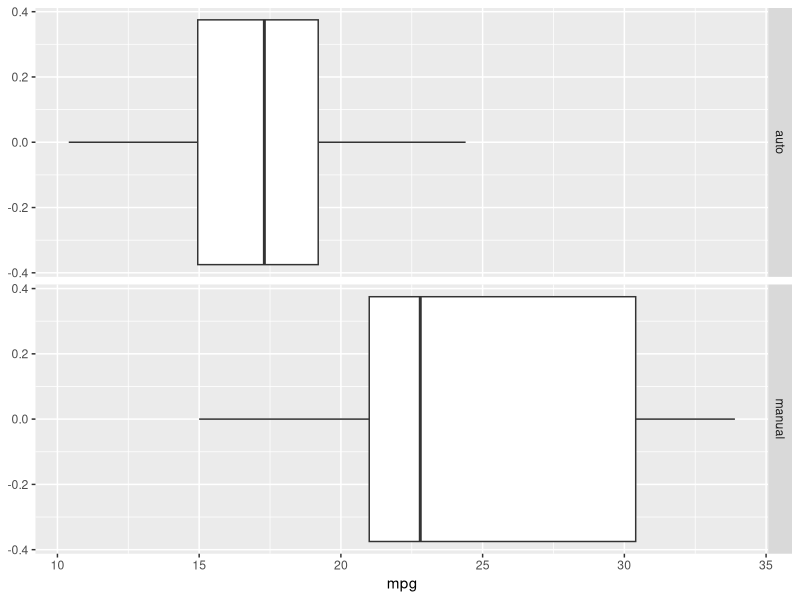
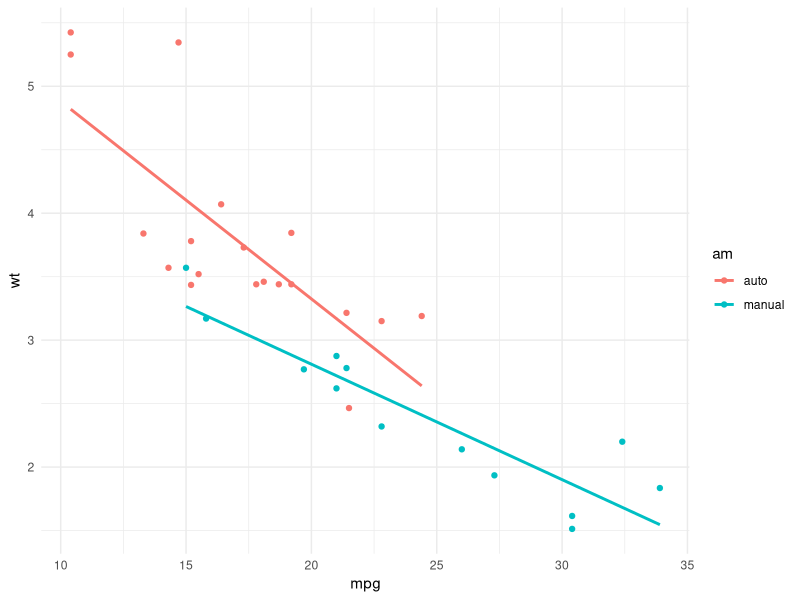

These figures' R source, in order:
## ---- chunk 1
knitr::opts_chunk$set(echo = TRUE)
## ---- chunk 2
require(tidyverse)
require(datasets)
require(car)
## ---- chunk 3
df <- mtcars
## ---- chunk 4
df$am <-  as.factor(df$am)
levels(df$am) <- c("auto", "manual")

fdf <- df %>% 
    select(mpg, am)

df1 <- fdf %>% 
    group_by(am) %>% 
    summarise(
        mean = mean(mpg),
        var = var(mpg)
    )

df1
    
ggplot(fdf, aes(x = mpg, group = factor(am))) +
    facet_grid(rows = vars(factor(am))) +
    geom_boxplot()
## ---- chunk 5
auto <- df[df$am == "auto",]
man <- df[df$am == "manual",]

# Null hypothesis mu_auto = mu_man
pval <- t.test(df$mpg ~ df$am, alternative = 'two.sided', conf.level = 0.95)$p.value
alpha = 0.05
pval
if (pval < alpha) {
    print("Reject the null hypothesis: The means for both distributions are significantly different")
} else {
    print("Do not reject the null hypothesis")
}
## ---- chunk 6
# Features:
# Fit 0 - include all
fit <- lm(mpg ~ ., data = df)
# Fit 1 - include transmission
fit1 <- lm(mpg ~ factor(am), data = df)
print(c('Manual vehicles:',fit1$coef[1]))
print(c('Automatic vehicles:',fit1$coef[2]))

## ---- chunk 7
vif(fit)
## ---- chunk 8
# Fit 2 - include weight
fit2 <- lm(mpg ~ factor(am):wt, data = df)
# Fit 3 - include horsepower
fit3 <- lm(mpg ~ factor(am):wt + factor(am):hp, data = df)
# Fit 4 - include cylinders
fit4 <- lm(mpg ~ factor(am):wt + factor(am):hp +  + factor(am):cyl, data = df)

anova(fit1, fit2, fit3, fit4)
## ---- chunk 9
# Fit 5 - Remove number of cylinders, include 1/4 mile time
fit5 <- lm(mpg ~ factor(am):wt + factor(am):hp + factor(am):qsec, data = df)
summary(fit5)$coef
## ---- chunk 10
ggplot(df, aes(x = mpg, y = wt, group = am, color = am)) +
    geom_point() +
    geom_smooth(formula = y ~ x, method = 'lm', se = FALSE) +
    theme_minimal()
